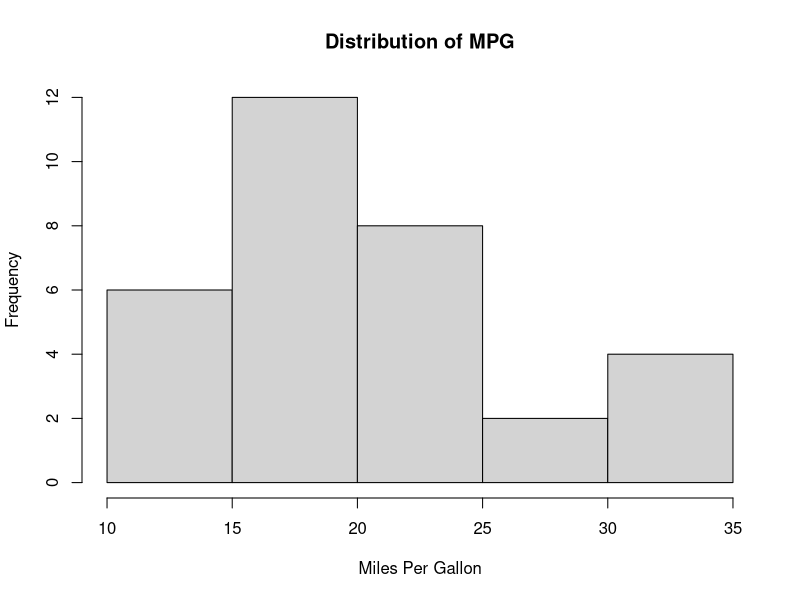
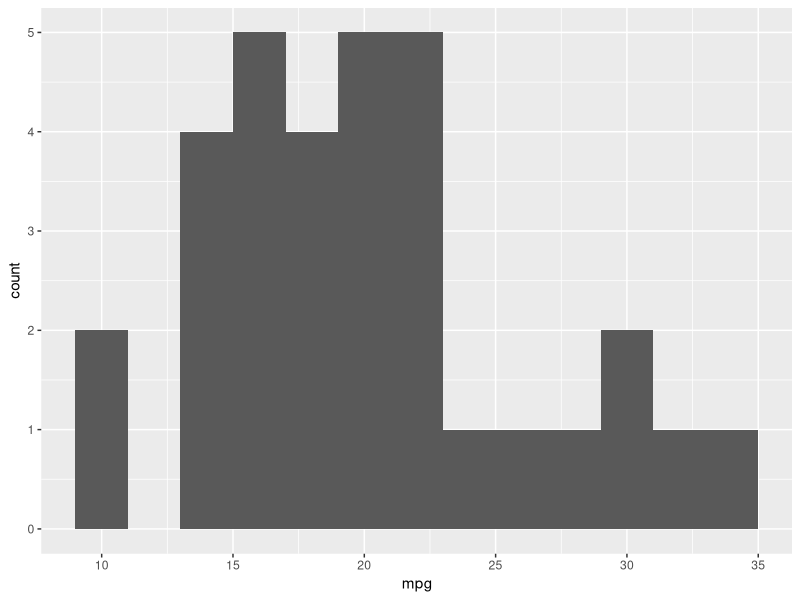
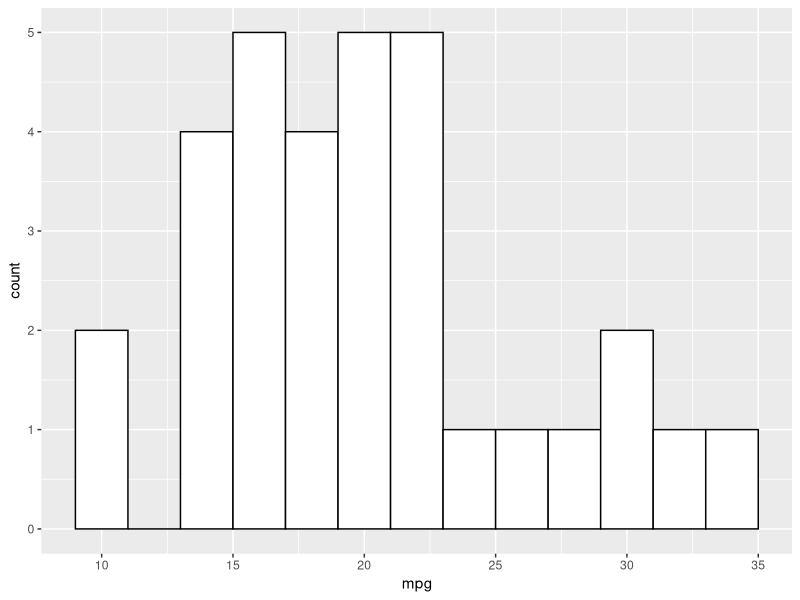
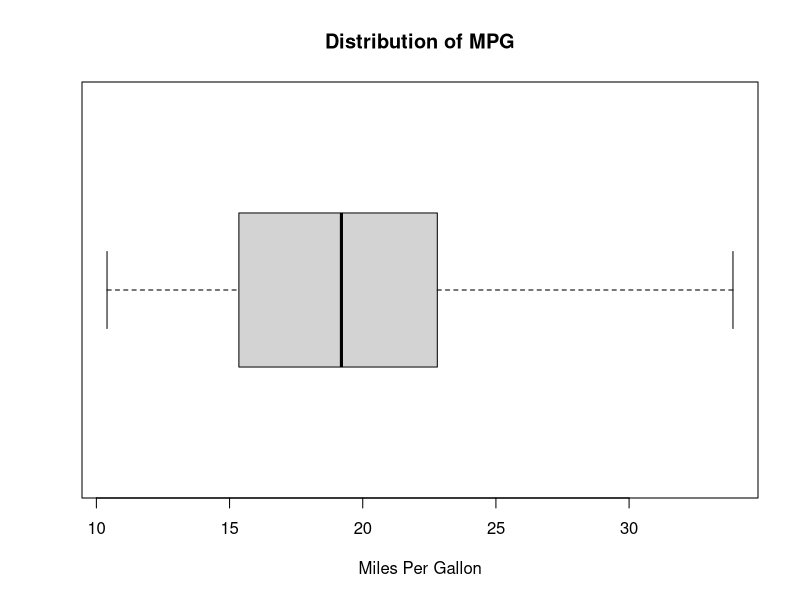
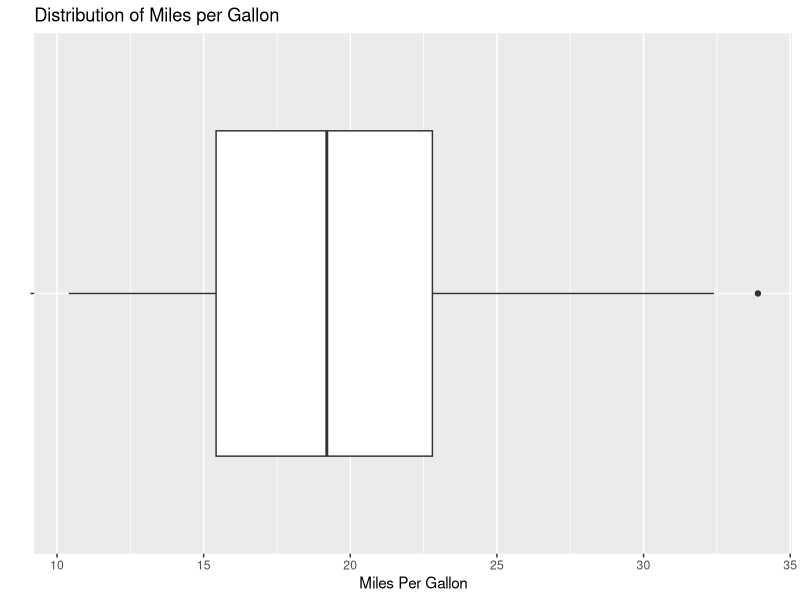
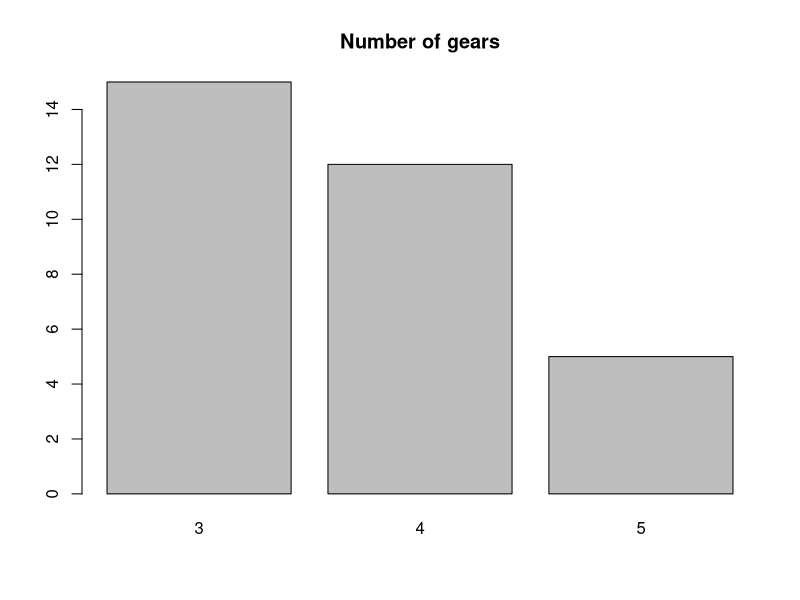
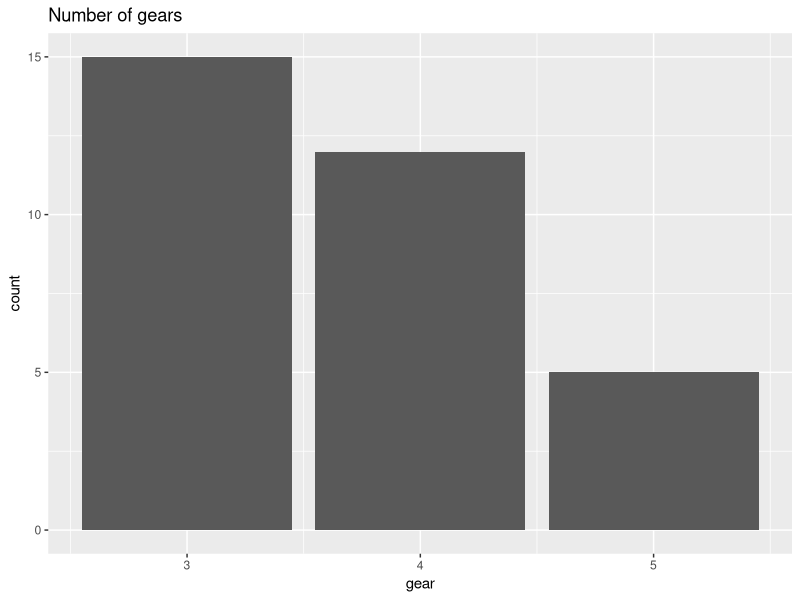
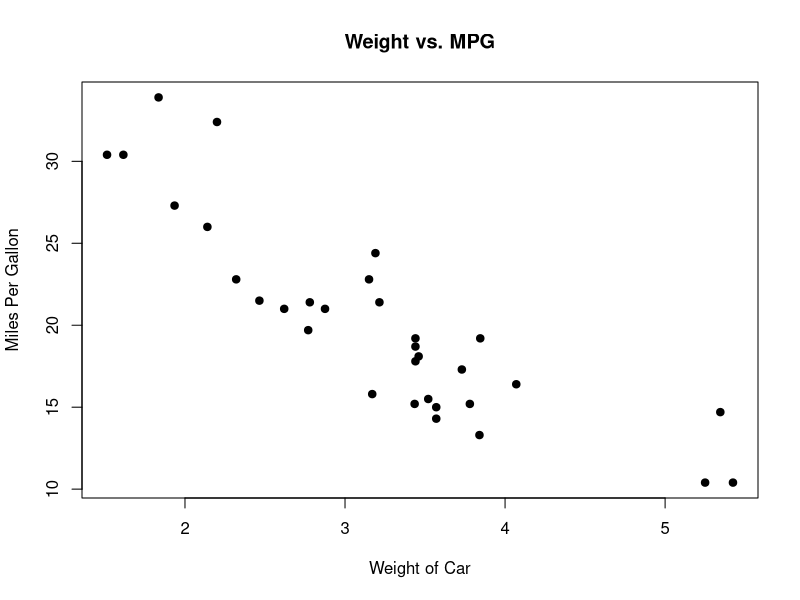

Write R code to recreate these figures, in order.
## ---- chunk 1
head(mtcars)
## ---- chunk 2
names(mtcars)
## ---- chunk 3
mean(mtcars$mpg)
## ---- chunk 4
the.mean = mean(mtcars$mpg)
## ---- chunk 5
the.mean
## ---- chunk 6
the.sd = sd(mtcars$mpg)
round(the.sd,3)
## ---- chunk 7
the.median = median(mtcars$mpg)
the.median
## ---- chunk 8
fivenum(mtcars$mpg)
## ---- chunk 9
aggregate(mpg ~ gear, data = mtcars, mean)
## ---- chunk 10
many.means = aggregate(mpg ~ gear, data = mtcars, mean)
many.means$mpg
## ---- chunk 11
names(many.means)
many.means$gear
## ---- chunk 12
aggregate(mpg ~ gear, data = mtcars, sd)
## ---- chunk 13
aggregate(mpg ~ gear, data = mtcars, median)
## ---- chunk 14
aggregate(mpg ~ gear, data = mtcars, length)
## ---- chunk 15
table(mtcars$gear)
## ---- chunk 16
table(mtcars$gear)/sum(table(mtcars$gear))
## ---- chunk 17
two.way = table(mtcars$gear,mtcars$am)
two.way
## ---- chunk 18
two.way/sum(two.way)
## ---- chunk 19
hist(mtcars$mpg,main = "Distribution of MPG",xlab = "Miles Per Gallon")
## ---- chunk 20
library(ggplot2)
## ---- chunk 21
ggplot(mtcars, aes(x = mpg)) + geom_histogram(binwidth = 2)
## ---- chunk 22
ggplot(mtcars, aes(x = mpg)) + geom_histogram(binwidth = 2,color = "black",fill = "white")
## ---- chunk 23
boxplot(mtcars$mpg, main = "Distribution of MPG",xlab = "Miles Per Gallon",horizontal = TRUE)
ggplot(mtcars, aes(y=mpg, x = factor("")))+ geom_boxplot() + ylab("Miles Per Gallon") + xlab(" ")+ coord_flip() + ggtitle("Distribution of Miles per Gallon")
## ---- chunk 24
gear.table = table(mtcars$gear)
barplot(gear.table,main = "Number of gears")
ggplot(mtcars, aes(x = gear)) + geom_bar()+ ggtitle("Number of gears")
## ---- chunk 25
plot(mtcars$wt,mtcars$mpg, main = "Weight vs. MPG",xlab = "Weight of Car",ylab = "Miles Per Gallon", pch = 19)
## ---- chunk 26
qplot(wt, mpg, data = mtcars) +  ggtitle("Weight vs. MPG") + xlab("Weight of Car") + ylab("Miles Per Gallon")
## ---- chunk 27
two.way = table(mtcars$am, mtcars$gear)
barplot(two.way, beside = TRUE, legend.text =  rownames(two.way), main = "Gear vs AM")
## ---- chunk 28
two.way = table(mtcars$gear, mtcars$am)
barplot(two.way, beside = TRUE, legend.text =  rownames(two.way))
## ---- chunk 29
mtcars$am = as.factor(mtcars$am)
mtcars$gear = as.factor(mtcars$gear)
## ---- chunk 30
ggplot(mtcars, aes(x = gear, fill = am)) + geom_bar(position = "dodge")
ggplot(mtcars, aes(x = am, fill = gear)) + geom_bar(position = "dodge")
## ---- chunk 31
two.way = table(mtcars$am,mtcars$gear)
mosaicplot(two.way, main = "Gear vs AM")
## ---- chunk 32
boxplot(mpg ~ gear, data = mtcars, main = "Milage by Gear", horizontal = TRUE)
## ---- chunk 33
ggplot(mtcars,aes(y = mpg,x =gear)) + geom_boxplot() + ylab("Miles per Gallon") + xlab("Number of Gears") + ggtitle("MPG by gear") + coord_flip() 
## ---- chunk 34
ggplot(mtcars, aes(x = mpg)) + geom_histogram(binwidth = 2,,color = "black",fill = "white") + facet_grid(gear ~.) +ggtitle("MPG by number of gears")

ggplot(mtcars, aes(x=mpg, fill=gear)) + geom_histogram(binwidth=2, alpha=.5, position="identity") + ggtitle("MPG by number of gears")
